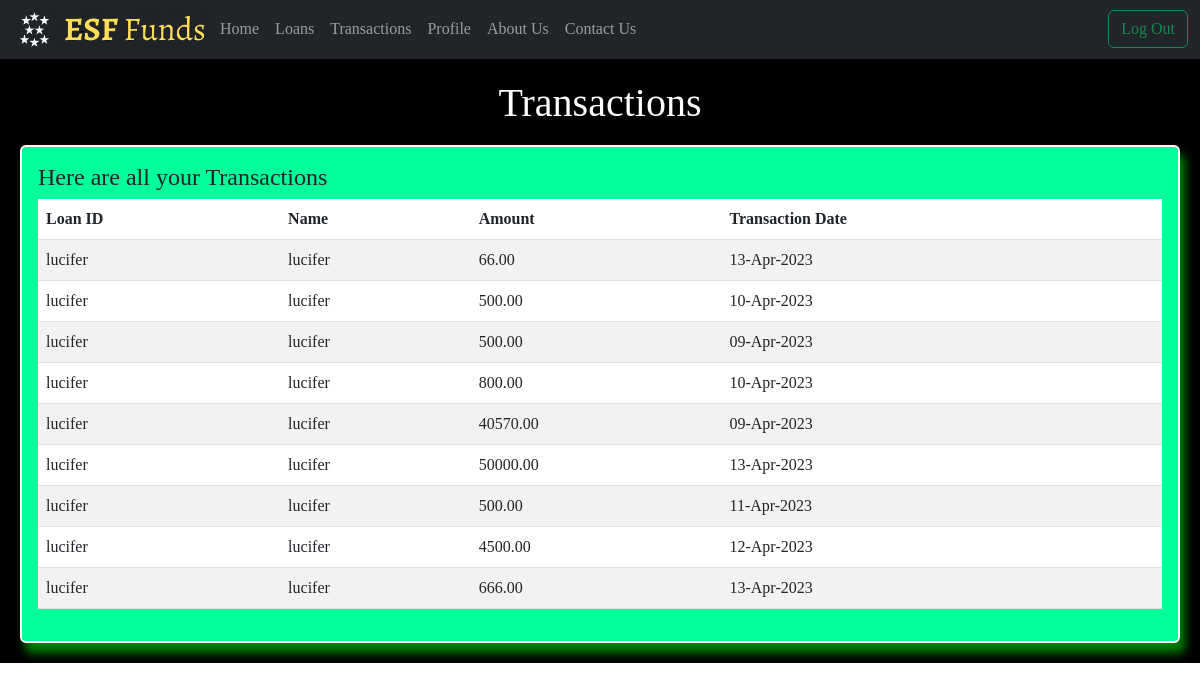
The app's page /transactions/ (signed in) with its own data.
### loan/models.py (models this page shows, shortened)
class Transaction(models.Model):
        TRANSACTION_TYPE_CHOICES = [
        ('credit', 'Credit'),
        ('debit', 'Debit'),
    ]
        PAYMENT_MODE_CHOICES = [
        ('UPI', 'UPI'),
        ('Cash', 'Cash'),
        ('Credit Card', 'Credit Card'),
        ('Debit Card', 'Debit Card'),
        ('Net Banking', 'Net Banking'),
    ]
        loan = models.ForeignKey(Loan, on_delete=models.CASCADE)
        transaction_type = models.CharField(max_length=20,choices=TRANSACTION_TYPE_CHOICES)
        transaction_amount = models.DecimalField(max_digits=10, decimal_places=2)
        payment_mode = models.CharField(max_length=20, choices=PAYMENT_MODE_CHOICES,default="UPI")
        payment_id = models.CharField(max_length=50, default="")
        transaction_time = models.DateTimeField(auto_now=True)

class Loan(models.Model):
    LOAN_STATUS_CHOICES = [
        ('active', 'Active'),
        ('paid', 'Paid'),
        ('defaulted', 'Defaulted'),
    ]
    user = models.ForeignKey(User, on_delete=models.CASCADE)
    amount = models.DecimalField(max_digits=10, decimal_places=2, default=500)
    interest_rate = models.DecimalField(max_digits=4, decimal_places=2,default=10)
    term = models.IntegerField(default=12)
    balance = models.DecimalField(max_digits=10, decimal_places=2, default=0)
    remaining_balance = models.DecimalField(max_digits=10, decimal_places=2, default=0.0)
    created_loan = models.DateTimeField(auto_now=True)
    updated_loan = models.DateTimeField(auto_now_add=True)
    status = models.CharField(max_length=20, choices=LOAN_STATUS_CHOICES, default='active')
    class Meta:
        ordering = ['-updated_loan','-created_loan']
    def __str__(self):
        return f"{self.user}"

### loan/views.py (the view)
# urls.py: path('transactions/', views.transactions, name="transactions"),
@login_required(login_url="loginpage")
def transactions(request):
     if request.user.is_superuser:
         transaction = Transaction.objects.all()
     else:
         transaction = Transaction.objects.filter(loan__user_id=request.user)
     context = {
         'transaction': transaction,
     }
     return render(request, 'transactions.html', context)

### templates/transactions.html (shortened to what this page needs)
{% extends 'main.html' %}
{% block content %}
<div class="main">
    <div class="header">
        <h1 class="head-text">Transactions</h1>
    </div>
    <div>
  <div class="card_container">
    <div class="card" style="border: 2px solid #ffffff; background-color: #00ff99; box-shadow: 5px 10px 10px #008000;">
        <div class="card-body">
          {% if user.is_superuser %}
          {% comment %} <h1>Loan Details for {{ user.username }}</h1> {% endcomment %}
          <h4 class="card-title">Here are all the Transactions</h4>
          <table class="table table-striped">
            <thead>
            <tr>
                <th>Loan ID</th>
                <th>Name</th>
                <th>Amount</th>
                <th>Transaction date</th>
                {% comment %} <th>Update</th> {% endcomment %}
            </tr>
          </thead>
          <tbody>
            {% for x in transaction %}
            <tr>
                <td>
                    {{x.loan}}
                  </td>
              <td>
                {{x.loan.user}}
              </td>
              <td>
                {{ x.transaction_amount }}
              </td >
              <td>
                {{ x.transaction_time | date:"d-M-Y" }}
              </td>
              {% comment %} <td>
                <a href="{% url 'view-loan-transactions' pk=x.pk %}" class="btn btn-primary">Edit</a>
                <a href="{% url 'delete-transaction' pk=x.pk %}" class="btn btn-danger">Delete</a>
              </td> {% endcomment %}
              {% empty %}
              <td colspan="5" style="color: white; text-align: center;">
                <h4>No Loans to show!<h4>
              </td>
            </tr>
            {% endfor %}
          </tbody>
          </table>
          {% else %}
          <h4 class="card-title">Here are all your Transactions</h4>
          <table class="table table-striped">
            <thead>
            <tr>
                <th>Loan ID</th>
                <th>Name</th>
                <th>Amount</th>
                <th>Transaction Date</th>
            </tr>
          </thead>
          <tbody>
            {% for x in transaction %}
            <tr>
                <td>
                    {{x.loan}}
                  </td>
              <td>
                {{x.loan}}
              </td>
              <td>
                {{ x.transaction_amount }}
              </td >
              <td>
                {{ x.transaction_time | date:"d-M-Y" }}
              </td>
              {% empty %}
              <td colspan="4" style="text-align: center;">
                <h4>You don't have any transactions.<h4>
              </td>
            </tr>
            {% endfor %}
          </tbody>
          </table>
          {% endif %}
        </div>
      </div>
    </div>
</div>
{% endblock content %}

### static/styles/style.css (style rules this page uses)
* { font-family: Cambria, Cochin, Georgia, Times, 'Times New Roman', serif; }
.main { background-color: #000000; color: #ffffff; padding: 20px; display: flex; flex-direction: column; flex-wrap: wrap; height: 100%; }
.header { display: flex; align-items: center; justify-content: center; padding: 0px 8px; background-color: #000000; color: #ffffff; margin-bottom: 10px; }
.card_container { height: 100%; }

### records on screen
Transaction: loan "lucifer", transaction_amount "66.00", transaction_time "13-Apr-2023"
Transaction: loan "lucifer", transaction_amount "500.00", transaction_time "10-Apr-2023"
Transaction: loan "lucifer", transaction_amount "500.00", transaction_time "09-Apr-2023"
Transaction: loan "lucifer", transaction_amount "800.00", transaction_time "10-Apr-2023"
Transaction: loan "lucifer", transaction_amount "40570.00", transaction_time "09-Apr-2023"
Transaction: loan "lucifer", transaction_amount "50000.00", transaction_time "13-Apr-2023"
Transaction: loan "lucifer", transaction_amount "500.00", transaction_time "11-Apr-2023"
Transaction: loan "lucifer", transaction_amount "4500.00", transaction_time "12-Apr-2023"
Transaction: loan "lucifer", transaction_amount "666.00", transaction_time "13-Apr-2023"
